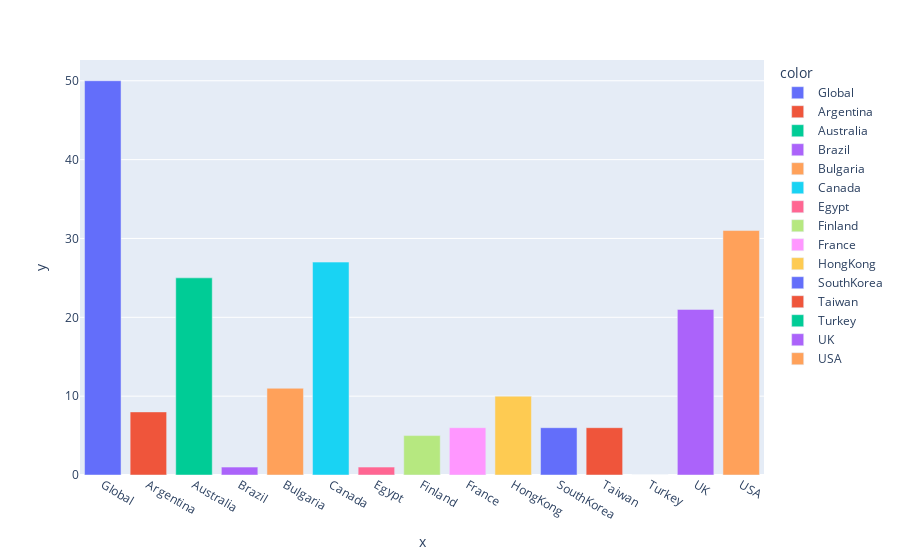

Source (notebook cell):
### Markdown cell above
As one might expect looking at Average popularity score and amount of songs that match global top 50 songs we can see the The barrier to entry for each country top 50 songs rasies if the amount of cross over has with the global top 50 increases. Allowing us to see the markets that have the most influence over the global top 50 songs.

### Code cell
similarly_counter_list=[]
for (index,x) in enumerate(dataframes):
  similarly_counter_list.append( len(pd.merge(dataframes[0], x, how ='inner', on='tracks')))

px.bar(x=playlist_names,y=similarly_counter_list,color=playlist_names)

### Figure 1 — Plotly figure (JSON) as saved in the notebook; plotly's stock layout.template omitted (floating-point values rounded to 4 significant figures)
{"data": [{"alignmentgroup": "True", "hovertemplate": "color=Global<br>x=%{x}<br>y=%{y}<extra></extra>", "legendgroup": "Global", "marker": {"color": "#636efa", "pattern": {"shape": ""}}, "name": "Global", "offsetgroup": "Global", "orientation": "v", "showlegend": true, "textposition": "auto", "type": "bar", "x": ["Global"], "xaxis": "x", "y": [50], "yaxis": "y"}, {"alignmentgroup": "True", "hovertemplate": "color=Argentina<br>x=%{x}<br>y=%{y}<extra></extra>", "legendgroup": "Argentina", "marker": {"color": "#EF553B", "pattern": {"shape": ""}}, "name": "Argentina", "offsetgroup": "Argentina", "orientation": "v", "showlegend": true, "textposition": "auto", "type": "bar", "x": ["Argentina"], "xaxis": "x", "y": [8], "yaxis": "y"}, {"alignmentgroup": "True", "hovertemplate": "color=Australia<br>x=%{x}<br>y=%{y}<extra></extra>", "legendgroup": "Australia", "marker": {"color": "#00cc96", "pattern": {"shape": ""}}, "name": "Australia", "offsetgroup": "Australia", "orientation": "v", "showlegend": true, "textposition": "auto", "type": "bar", "x": ["Australia"], "xaxis": "x", "y": [25], "yaxis": "y"}, {"alignmentgroup": "True", "hovertemplate": "color=Brazil<br>x=%{x}<br>y=%{y}<extra></extra>", "legendgroup": "Brazil", "marker": {"color": "#ab63fa", "pattern": {"shape": ""}}, "name": "Brazil", "offsetgroup": "Brazil", "orientation": "v", "showlegend": true, "textposition": "auto", "type": "bar", "x": ["Brazil"], "xaxis": "x", "y": [1], "yaxis": "y"}, {"alignmentgroup": "True", "hovertemplate": "color=Bulgaria<br>x=%{x}<br>y=%{y}<extra></extra>", "legendgroup": "Bulgaria", "marker": {"color": "#FFA15A", "pattern": {"shape": ""}}, "name": "Bulgaria", "offsetgroup": "Bulgaria", "orientation": "v", "showlegend": true, "textposition": "auto", "type": "bar", "x": ["Bulgaria"], "xaxis": "x", "y": [11], "yaxis": "y"}, {"alignmentgroup": "True", "hovertemplate": "color=Canada<br>x=%{x}<br>y=%{y}<extra></extra>", "legendgroup": "Canada", "marker": {"color": "#19d3f3", "pattern": {"shape": ""}}, "name": "Canada", "offsetgroup": "Canada", "orientation": "v", "showlegend": true, "textposition": "auto", "type": "bar", "x": ["Canada"], "xaxis": "x", "y": [27], "yaxis": "y"}, {"alignmentgroup": "True", "hovertemplate": "color=Egypt<br>x=%{x}<br>y=%{y}<extra></extra>", "legendgroup": "Egypt", "marker": {"color": "#FF6692", "pattern": {"shape": ""}}, "name": "Egypt", "offsetgroup": "Egypt", "orientation": "v", "showlegend": true, "textposition": "auto", "type": "bar", "x": ["Egypt"], "xaxis": "x", "y": [1], "yaxis": "y"}, {"alignmentgroup": "True", "hovertemplate": "color=Finland<br>x=%{x}<br>y=%{y}<extra></extra>", "legendgroup": "Finland", "marker": {"color": "#B6E880", "pattern": {"shape": ""}}, "name": "Finland", "offsetgroup": "Finland", "orientation": "v", "showlegend": true, "textposition": "auto", "type": "bar", "x": ["Finland"], "xaxis": "x", "y": [5], "yaxis": "y"}, {"alignmentgroup": "True", "hovertemplate": "color=France<br>x=%{x}<br>y=%{y}<extra></extra>", "legendgroup": "France", "marker": {"color": "#FF97FF", "pattern": {"shape": ""}}, "name": "France", "offsetgroup": "France", "orientation": "v", "showlegend": true, "textposition": "auto", "type": "bar", "x": ["France"], "xaxis": "x", "y": [6], "yaxis": "y"}, {"alignmentgroup": "True", "hovertemplate": "color=HongKong<br>x=%{x}<br>y=%{y}<extra></extra>", "legendgroup": "HongKong", "marker": {"color": "#FECB52", "pattern": {"shape": ""}}, "name": "HongKong", "offsetgroup": "HongKong", "orientation": "v", "showlegend": true, "textposition": "auto", "type": "bar", "x": ["HongKong"], "xaxis": "x", "y": [10], "yaxis": "y"}, {"alignmentgroup": "True", "hovertemplate": "color=SouthKorea<br>x=%{x}<br>y=%{y}<extra></extra>", "legendgroup": "SouthKorea", "marker": {"color": "#636efa", "pattern": {"shape": ""}}, "name": "SouthKorea", "offsetgroup": "SouthKorea", "orientation": "v", "showlegend": true, "textposition": "auto", "type": "bar", "x": ["SouthKorea"], "xaxis": "x", "y": [6], "yaxis": "y"}, {"alignmentgroup": "True", "hovertemplate": "color=Taiwan<br>x=%{x}<br>y=%{y}<extra></extra>", "legendgroup": "Taiwan", "marker": {"color": "#EF553B", "pattern": {"shape": ""}}, "name": "Taiwan", "offsetgroup": "Taiwan", "orientation": "v", "showlegend": true, "textposition": "auto", "type": "bar", "x": ["Taiwan"], "xaxis": "x", "y": [6], "yaxis": "y"}, {"alignmentgroup": "True", "hovertemplate": "color=Turkey<br>x=%{x}<br>y=%{y}<extra></extra>", "legendgroup": "Turkey", "marker": {"color": "#00cc96", "pattern": {"shape": ""}}, "name": "Turkey", "offsetgroup": "Turkey", "orientation": "v", "showlegend": true, "textposition": "auto", "type": "bar", "x": ["Turkey"], "xaxis": "x", "y": [0], "yaxis": "y"}, {"alignmentgroup": "True", "hovertemplate": "color=UK<br>x=%{x}<br>y=%{y}<extra></extra>", "legendgroup": "UK", "marker": {"color": "#ab63fa", "pattern": {"shape": ""}}, "name": "UK", "offsetgroup": "UK", "orientation": "v", "showlegend": true, "textposition": "auto", "type": "bar", "x": ["UK"], "xaxis": "x", "y": [21], "yaxis": "y"}, {"alignmentgroup": "True", "hovertemplate": "color=USA<br>x=%{x}<br>y=%{y}<extra></extra>", "legendgroup": "USA", "marker": {"color": "#FFA15A", "pattern": {"shape": ""}}, "name": "USA", "offsetgroup": "USA", "orientation": "v", "showlegend": true, "textposition": "auto", "type": "bar", "x": ["USA"], "xaxis": "x", "y": [31], "yaxis": "y"}], "layout": {"barmode": "relative", "legend": {"title": {"text": "color"}, "tracegroupgap": 0}, "margin": {"t": 60}, "xaxis": {"anchor": "y", "domain": [0, 1], "title": {"text": "x"}}, "yaxis": {"anchor": "x", "domain": [0, 1], "title": {"text": "y"}}}}
